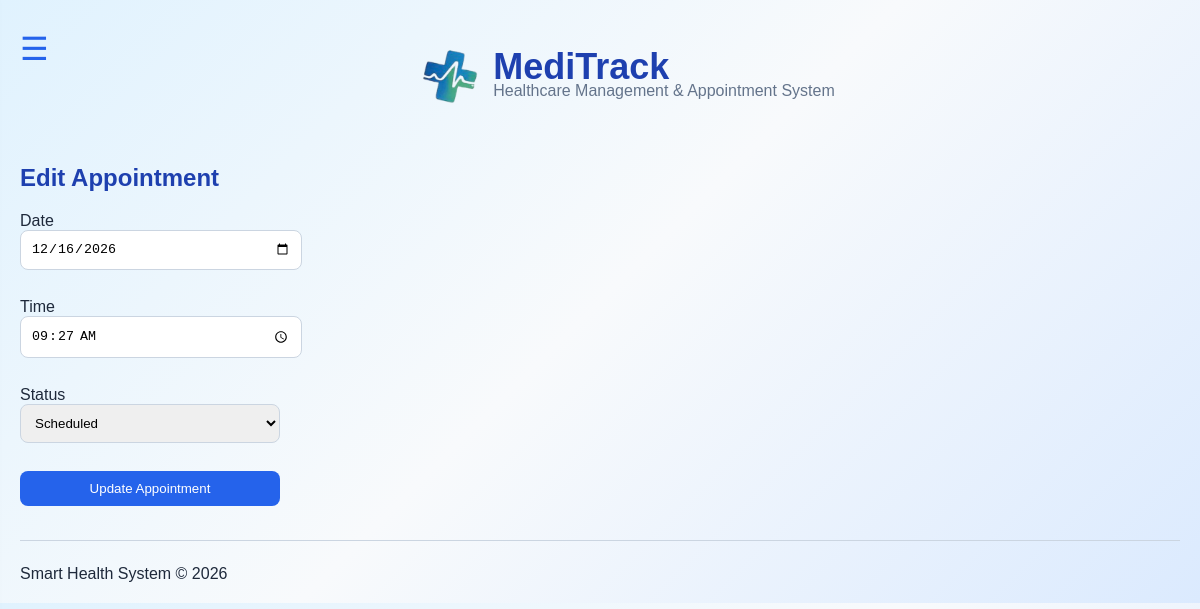
The page /pages/edit_appointment.php?id=2 (signed in) on the database its author committed.
### tables this page shows
CREATE TABLE `appointments` (
  `appointment_id` int(11) NOT NULL,
  `patient_id` int(11) NOT NULL,
  `doctor_id` int(11) NOT NULL,
  `appointment_date` date NOT NULL,
  `appointment_time` time NOT NULL,
  `status` varchar(20) NOT NULL
);

### pages/edit_appointment.php (the view, shortened to what this page needs)
<?php
require_once "../config.php";
include "../includes/header.php";
$id = $_GET['id'];
$result = mysqli_query($conn, "SELECT * FROM appointments WHERE appointment_id=$id");
$row = mysqli_fetch_assoc($result);
?>
<h2>Edit Appointment</h2>
<form method="POST">
<label>Date</label><br>
<input type="date" name="appointment_date" value="<?php echo $row['appointment_date']; ?>" required><br><br>
<label>Time</label><br>
<input type="time" name="appointment_time" value="<?php echo $row['appointment_time']; ?>" required><br><br>
<label>Status</label><br>
<select name="status">
    <option value="Scheduled" <?php if($row['status']=="Scheduled") echo "selected"; ?>>Scheduled</option>
</select><br><br>
<input type="submit" name="update_appointment" value="Update Appointment">
</form>
<?php
include "../includes/footer.php";
?>

### assets/CSS/style.css (style rules this page uses)
body { font-family: Arial, sans-serif; background: linear-gradient(135deg, #e0f2fe, #f8fafc, #dbeafe); margin: 20px; color: #1e293b; }
h1,h2,h3 { color: #1e40af; }
input, select { padding: 10px; width: 260px; margin-bottom: 10px; border: 1px solid #cbd5e1; border-radius: 8px; }
button, input[type=submit] { background-color: #2563eb; color: white; border: none; border-radius: 8px; padding: 10px 18px; cursor: pointer; }

### rows shown on the page
appointments: appointment_date "12/16/2026", appointment_time "09:27:00", status "Scheduled"
